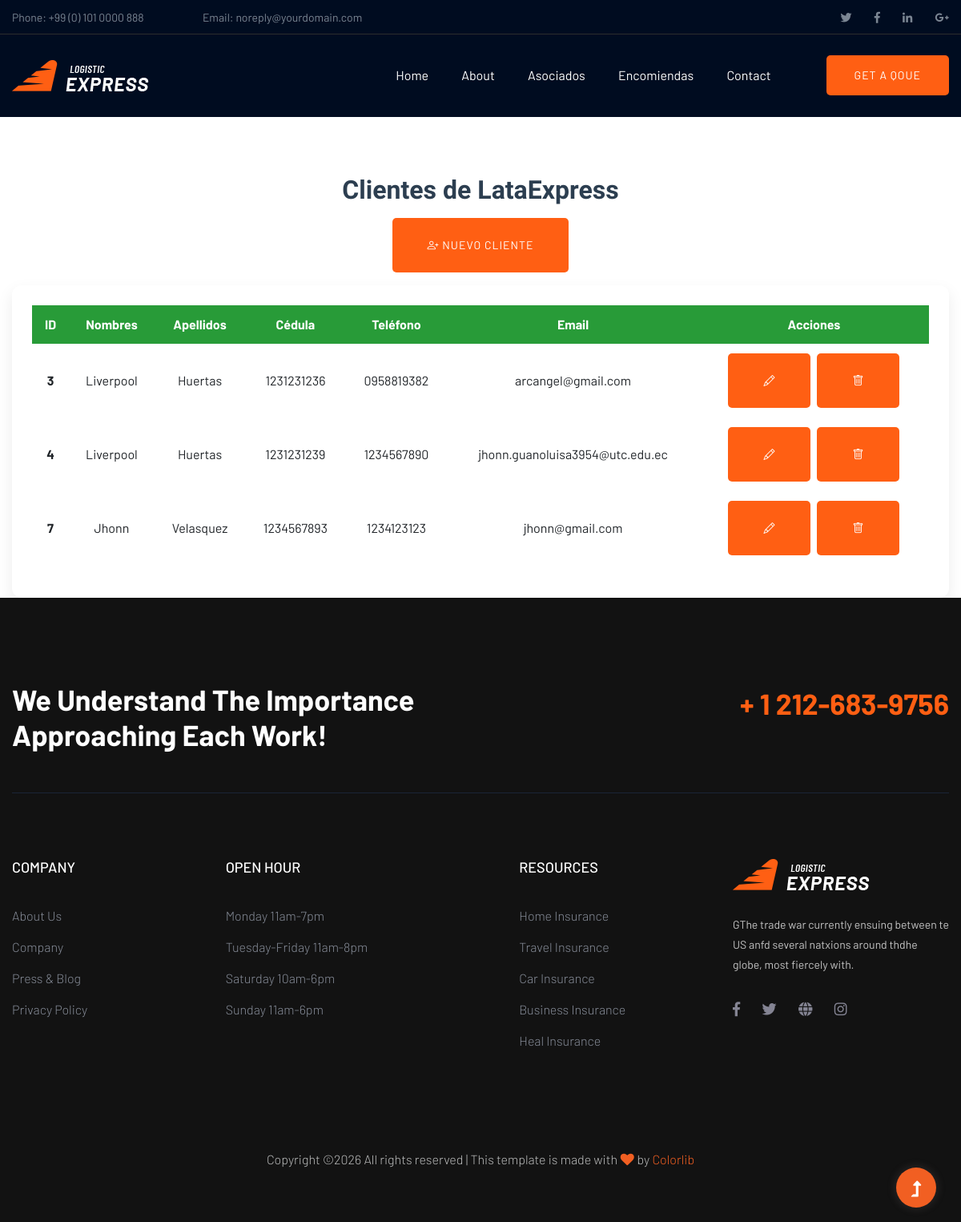
/showclientes/, run on the app's committed database.
### Envio/models.py (models this page shows, shortened)
class Cliente(models.Model):
    nombre = models.CharField(max_length=100)
    apellido= models.CharField(max_length=100)
    cedula = models.CharField(max_length=10, unique=True)
    email = models.EmailField()
    telefono = models.CharField(max_length=10)

### Envio/views.py (the view)
# urls.py: path('showclientes/',views.showclientes),
def showclientes(request):
    clientes=Cliente.objects.all()
    return render(request, 'showclientes.html',
                  {'misclientes':clientes})

### Envio/templates/showclientes.html (shortened to what this page needs)
{% extends "./plantillaPrincipal.html" %}
{% block contenido %}
<div class="container mt-4">
    <h2 class="titulo-clientes">Clientes de LataExpress</h2>
    <div class="text-center my-3">
        <a class="btn btn-success btn-nuevo" href="/newcliente/">
            <i class="bi bi-person-plus"></i> Nuevo Cliente
        </a>
    </div>
    <div class="contenedor-tabla">
        <table id="tbl_clientes" class="table table-borderless align-middle">
            <thead>
                <tr>
                    <th>ID</th>
                    <th>Nombres</th>
                    <th>Apellidos</th>
                    <th>Cédula</th>
                    <th>Teléfono</th>
                    <th>Email</th>
                    <th>Acciones</th>
                </tr>
            </thead>
            <tbody>
                {% for cliente in misclientes %}
                <tr>
                    <td><strong>{{ cliente.id }}</strong></td>
                    <td>{{ cliente.nombre }}</td>
                    <td>{{ cliente.apellido }}</td>
                    <td>{{ cliente.cedula }}</td>
                    <td>{{ cliente.telefono }}</td>
                    <td>{{ cliente.email }}</td>
                    <td class="acciones">
                        <a href="/editarcliente/{{ cliente.id }}"
                           class="btn btn-warning btn-accion" title="Editar">
                            <i class="bi bi-pencil"></i>
                        </a>
                        <a href="/eliminarcliente/{{ cliente.id }}"
                           class="btn btn-danger btn-accion"
                           onclick="confirmarEliminacionCliente(event, this.href)"
                           title="Eliminar">
                            <i class="bi bi-trash"></i>
                        </a>
                    </td>
                </tr>
                {% endfor %}
            </tbody>
        </table>
    </div>
</div>
{% endblock %}

### Envio/templates/plantillaPrincipal.html (shortened to what this page needs)
{% load static %}
<!doctype html>
<html class="no-js" lang="zxx">
<head>
    <link rel="stylesheet" href="{% static 'assets/css/bootstrap.min.css' %}">
    <link rel="stylesheet" href="{% static 'assets/css/owl.carousel.min.css' %}">
    <link rel="stylesheet" href="{% static 'assets/css/slicknav.css' %}">
    <link rel="stylesheet" href="{% static 'assets/css/flaticon.css' %}">
    <link rel="stylesheet" href="{% static 'assets/css/animate.min.css' %}">
    <link rel="stylesheet" href="{% static 'assets/css/magnific-popup.css' %}">
    <link rel="stylesheet" href="{% static 'assets/css/fontawesome-all.min.css' %}">
    <link rel="stylesheet" href="{% static 'assets/css/themify-icons.css' %}">
    <link rel="stylesheet" href="{% static 'assets/css/slick.css' %}">
    <link rel="stylesheet" href="{% static 'assets/css/nice-select.css' %}">
    <link rel="stylesheet" href="{% static 'assets/css/style.css' %}">
    <link rel="stylesheet" href="https://cdn.jsdelivr.net/npm/bootstrap-icons@1.11.3/font/bootstrap-icons.css">
    <link rel="stylesheet" href="https://cdnjs.cloudflare.com/ajax/libs/bootstrap-fileinput/5.5.4/css/fileinput.min.css" />
    <link rel="stylesheet" href="//cdn.datatables.net/2.3.8/css/dataTables.dataTables.min.css" >
    <link rel="stylesheet" href="https://cdn.datatables.net/buttons/3.2.6/css/buttons.dataTables.css"/>
</head>
<body>
<header>
    <div class="header-area">
        <div class="main-header ">
            <div class="header-top d-none d-lg-block">
                <div class="container">
                    <div class="col-xl-12">
                        <div class="row d-flex justify-content-between align-items-center">
                            <div class="header-info-left">
                                <ul>
                                    <li>Phone: +99 (0) 101 0000 888</li>
                                    <li>Email: noreply@yourdomain.com</li>
                                </ul>
                            </div>
                            <div class="header-info-right">
                                <ul class="header-social">
                                    <li><a href="#"><i class="fab fa-twitter"></i></a></li>
                                    <li><a href="#"><i class="fab fa-facebook-f"></i></a></li>
                                    <li><a href="#"><i class="fab fa-linkedin-in"></i></a></li>
                                    <li> <a href="#"><i class="fab fa-google-plus-g"></i></a></li>
                                </ul>
                            </div>
                        </div>
                    </div>
                </div>
            </div>
            <div class="header-bottom  header-sticky">
                <div class="container">
                    <div class="row align-items-center">
                        <div class="col-xl-2 col-lg-2">
                            <div class="logo">
                                <a href="index.html"><img src="{% static 'assets/img/logo/logo.png' %}" alt=""></a>
                            </div>
                        </div>
                        <div class="col-xl-10 col-lg-10">
                            <div class="menu-wrapper  d-flex align-items-center justify-content-end">
                                <div class="main-menu d-none d-lg-block">
                                    <nav>
                                        <ul id="navigation">
                                            <li><a href="/">Home</a></li>
                                            <li><a href="#">About</a></li>
                                            <li><a href="/showclientes/">Asociados</a></li>
                                            <li><a href="#">Encomiendas</a>
                                            </li>
                                            <li><a href="contact.html">Contact</a></li>
                                        </ul>
                                    </nav>
                                </div>
                                <div class="header-right-btn d-none d-lg-block ml-20">
                                    <a href="contact.html" class="btn header-btn">Get A Qoue</a>
                                </div>
                            </div>
                        </div>
                        <div class="col-12">
                        </div>
                    </div>
                </div>
            </div>
        </div>
    </div>
</header>
<br><br>
{% block contenido %}
{% endblock %}
<footer>
    <div class="footer-area footer-bg">
        <div class="container">
            <div class="footer-top footer-padding">
                <div class="footer-heading">
                    <div class="row justify-content-between">
                        <div class="col-xl-6 col-lg-8 col-md-8">
                            <div class="wantToWork-caption wantToWork-caption2">
                                <h2>We Understand The Importance Approaching Each Work!</h2>
                            </div>
                        </div>
                        <div class="col-xl-3 col-lg-4">
                            <span class="contact-number f-right">+ 1 212-683-9756</span>
                        </div>
                    </div>
                </div>
                <div class="row d-flex justify-content-between">
                    <div class="col-xl-2 col-lg-2 col-md-4 col-sm-6">
                        <div class="single-footer-caption mb-50">
                            <div class="footer-tittle">
                                <h4>COMPANY</h4>
                                <ul>
                                    <li><a href="#">About Us</a></li>
                                    <li><a href="#">Company</a></li>
                                    <li><a href="#"> Press & Blog</a></li>
                                    <li><a href="#"> Privacy Policy</a></li>
                                </ul>
                            </div>
                        </div>
                    </div>
                    <div class="col-xl-3 col-lg-3 col-md-4 col-sm-6">
                        <div class="single-footer-caption mb-50">
                            <div class="footer-tittle">
                                <h4>Open hour</h4>
                                <ul>
                                    <li><a href="#">Monday 11am-7pm</a></li>
                                    <li><a href="#"> Tuesday-Friday 11am-8pm</a></li>
                                    <li><a href="#"> Saturday 10am-6pm</a></li>
                                    <li><a href="#"> Sunday 11am-6pm</a></li>
                                </ul>
                            </div>
                        </div>
                    </div>
                    <div class="col-xl-2 col-lg-3 col-md-4 col-sm-6">
                        <div class="single-footer-caption mb-50">
                            <div class="footer-tittle">
                                <h4>RESOURCES</h4>
                                <ul>
                                    <li><a href="#">Home Insurance</a></li>
                                    <li><a href="#">Travel Insurance</a></li>
                                    <li><a href="#"> Car Insurance</a></li>
                                    <li><a href="#"> Business Insurance</a></li>
                                    <li><a href="#"> Heal Insurance</a></li>
                                </ul>
                            </div>
                        </div>
                    </div>
                    <div class="col-xl-3 col-lg-4 col-md-5 col-sm-6">
                        <div class="single-footer-caption mb-50">
                            <div class="footer-logo">
                                <a href="index.html"><img src="assets/img/logo/logo2_footer.png" alt=""></a>
                            </div>
                            <div class="footer-tittle">
                                <div class="footer-pera">
                                    <p class="info1">GThe trade war currently ensuing between te US anfd several natxions around thdhe globe, most fiercely with.</p>
                                </div>
                            </div>
                            <div class="footer-social ">
                                <a href="https://www.facebook.com/sai4ull"><i class="fab fa-facebook-f"></i></a>
                                <a href=""><i class="fab fa-twitter"></i></a>
                                <a href="#"><i class="fas fa-globe"></i></a>
                                <a href="#"><i class="fab fa-instagram"></i></a>
                            </div>
                        </div>
                    </div>
                </div>
            </div>
            <div class="footer-bottom">
                <div class="row d-flex align-items-center">
                    <div class="col-lg-12">
                        <div class="footer-copy-right text-center">
    <link rel="stylesheet" href=" {% static 'assets/css/style.css' %}">
                            <p>
  Copyright &copy;<script>document.write(new Date().getFullYear());</script> All rights reserved | This template is made with <i class="fa fa-heart" aria-hidden="true"></i> by <a href="https://colorlib.com" target="_blank">Colorlib</a>
  </p>
                        </div>
                    </div>
                </div>
            </div>
        </div>
    </div>
</footer>
<div id="back-top" >
    <a title="Go to Top" href="#"> <i class="fas fa-level-up-alt"></i></a>
</div>
</body>
</html>

### Envio/templates/showclientes.html (style rules this page uses)
.titulo-clientes { text-align: center; font-weight: 600; color: #2c3e50; }
.contenedor-tabla { background: #ffffff; padding: 25px; border-radius: 12px; box-shadow: 0 8px 20px rgba(0,0,0,0.08); }
.btn-nuevo { border-radius: 25px; padding: 10px 20px; font-weight: 500; }
table thead { background-color: #289B38; color: white; }
table td, table th { vertical-align: middle !important; text-align: center; }
.btn-accion { border-radius: 50%; display: inline-flex; align-items: center; justify-content: center; }
.acciones { display: flex; gap: 8px; justify-content: center; }

### data on the page
Cliente: id "3", nombre "Liverpool", apellido "Huertas", cedula "1231231236", telefono "0958819382", email "arcangel@gmail.com"
Cliente: id "4", nombre "Liverpool", apellido "Huertas", cedula "1231231239", telefono "1234567890", email "jhonn.guanoluisa3954@utc.edu.ec"
Cliente: id "7", nombre "Jhonn", apellido "Velasquez", cedula "1234567893", telefono "1234123123", email "jhonn@gmail.com"
